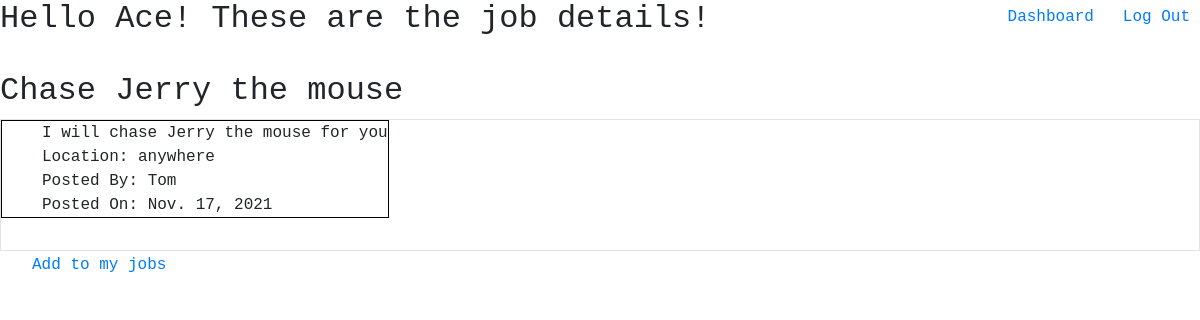
Screenshot of /jobs/7 (signed in) with the database file from the repository.
### job_app/models.py (models this page shows)
class User(models.Model):
    first_name = models.CharField(max_length=45)
    last_name = models.CharField(max_length=45)
    email = models.EmailField(unique=True)
    password = models.CharField(max_length=255)
    objects = UserManager()

class Jobs(models.Model):
    title = models.CharField(max_length=255)
    description = models.CharField(max_length=255)
    location = models.CharField(max_length=255)
    creator = models.ForeignKey(User, related_name="created_by", on_delete=models.CASCADE)
    current_employee = models.ForeignKey(User, related_name="selected_jobs", on_delete=models.CASCADE, null=True)
    created_at = models.DateField(auto_now_add=True)
    objects = JobsManager()

### job_app/views.py (the view)
# urls.py: path('jobs/<int:job_id>', views.job_page),
def job_page(request, job_id):
    context = {
        'job': Jobs.objects.get(id=job_id),
        'current_user': User.objects.get(id=request.session['user_id'])
    }
    return render(request, "jobs.html", context)

### job_app/templates/jobs.html (shortened to what this page needs)
<!DOCTYPE html>
<html lang="en">
  <head>
    <link
      href="https://stackpath.bootstrapcdn.com/bootstrap/4.5.0/css/bootstrap.min.css"
      rel="stylesheet"
    />
    {% load static %}
    <link rel="stylesheet" href="{% static 'css/style.css' %}" />
  </head>
  <body>
    <h2>Hello {{ current_user.first_name }}! These are the job details!</h2>
    <section>
      <div class="top-right">
        <a href="/dashboard">Dashboard &nbsp;</a>
        <a href="/logout">Log Out</a>
      </div>
    </section>
    <section>
      <h2>{{job.title}}</h2>
      <div class="border">
        <div class="form-group">
          <ul style="list-style-type: none">
            <li>{{job.description}}</li>
            <li>Location: {{job.location}}</li>
            <li>Posted By: {{job.creator.first_name}}</li>
            <li>Posted On: {{job.created_at}}</li>
          </ul>
        </div>
    </div>
    </section>
    <a href="/jobs/add/{{job.id}}" >Add to my jobs</a>
  </body>
</html>

### job_app/static/style.css (style rules this page uses)
* { font-family: 'Hermit', monospace; }
.top-right { position:fixed; right:10px; top:5px; }
section { width: 50%; margin: 0 2em; display: inline; }
.form-group { display: flex; width: auto; }
ul { border: 1px solid black; }
.border { border: 1px solid black; display: flex; width: auto; }

### rows the page displays
User: first_name "Ace"
Jobs: title "Chase Jerry the mouse", description "I will chase Jerry the mouse for you", location "anywhere", creator.first_name "Tom", created_at "Nov. 17, 2021"
